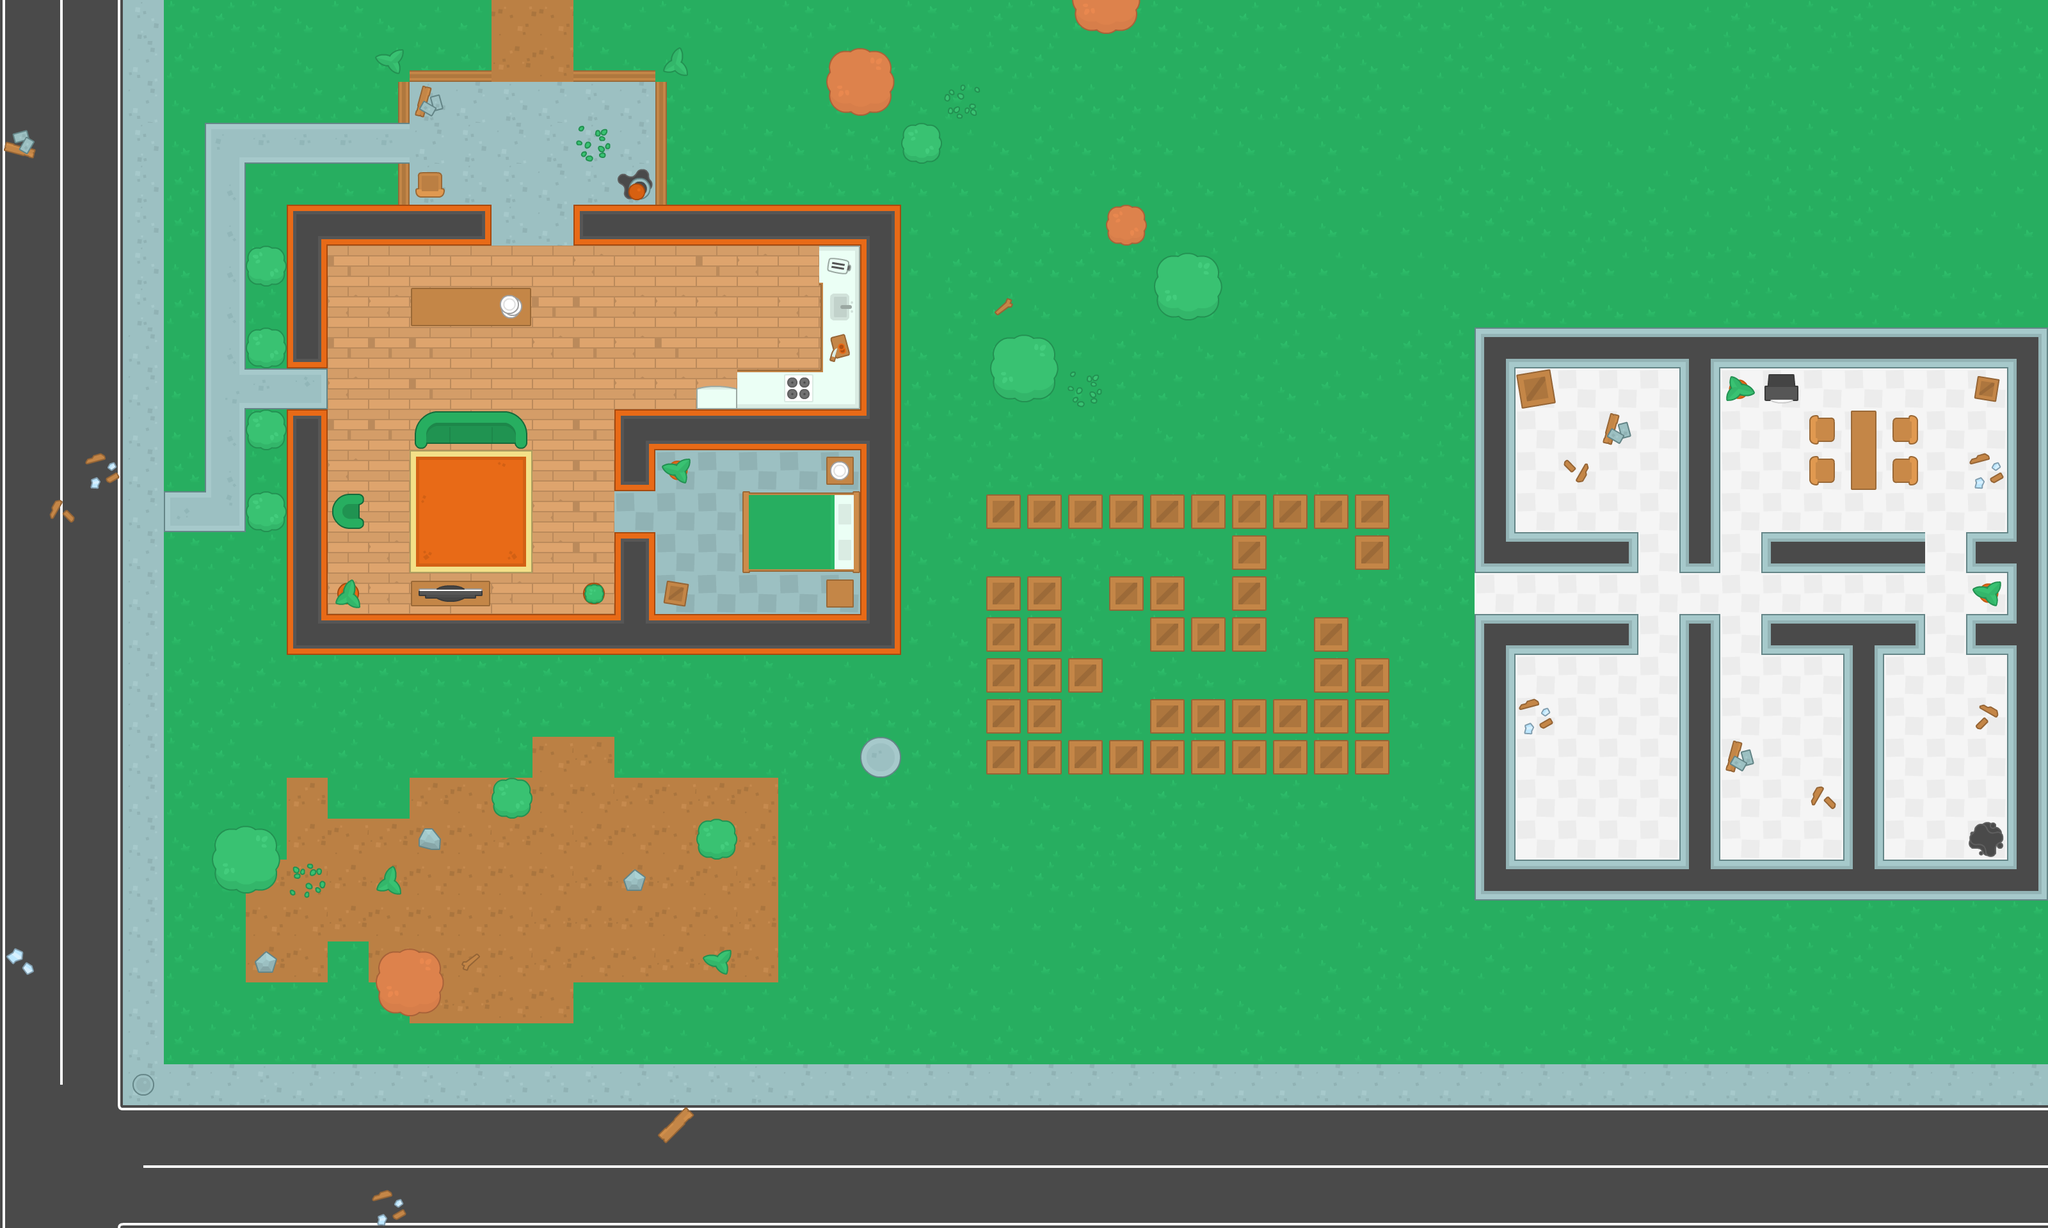

A 2D game scene composited from a Tiled map and its tileset images. What follows is a short description and the map's XML, with each tile layer's data collapsed to a summary:
An orthogonal 50x30 tile map with 64x64 px tiles, 4 tile layers (ground, walls, items, decorations) and 80 objects (59x wall, 9x breakable, 7x enemy, 2x health, player, ...).

<map version="1.4" tiledversion="1.4.3" orientation="orthogonal" renderorder="right-down" width="50" height="30" tilewidth="64" tileheight="64" infinite="0" nextlayerid="7" nextobjectid="218">
 <tileset firstgid="1" name="spritesheet_tiles" tilewidth="64" tileheight="64" spacing="10" tilecount="540" columns="27">
  <image source="../img/spritesheet_tiles.png" width="1988" height="1470" />
 </tileset>
 <layer id="1" name="ground" width="50" height="30">
  <data>[1500 cells, 1500 non-empty, 40 distinct tile ids]</data>
 </layer>
 <layer id="2" name="walls" width="50" height="30">
  <data>[1500 cells, 152 non-empty, 23 distinct tile ids]</data>
 </layer>
 <layer id="3" name="items" width="50" height="30">
  <data>[1500 cells, 76 non-empty, 41 distinct tile ids]</data>
 </layer>
 <layer id="4" name="decorations" width="50" height="30">
  <data>[1500 cells, 74 non-empty, 20 distinct tile ids]</data>
 </layer>
 <objectgroup id="5" name="Obstacles">
  <object id="1" name="player" x="336" y="208" width="32" height="32" />
  <object id="2" name="wall" x="448" y="320" width="320" height="64" />
  <object id="3" name="wall" x="448" y="960" width="960" height="64" />
  <object id="4" name="wall" x="960" y="640" width="384" height="64" />
  <object id="5" name="wall" x="1344" y="384" width="64" height="576" />
  <object id="6" name="wall" x="448" y="384" width="64" height="192" />
  <object id="7" name="wall" x="448" y="640" width="64" height="320" />
  <object id="8" name="wall" x="960" y="832" width="64" height="128" />
  <object id="9" name="wall" x="960" y="704" width="64" height="64" />
  <object id="15" name="wall" x="896" y="320" width="512" height="64" />
  <object id="21" name="wall" x="640" y="448" width="192" height="64" />
  <object id="22" name="wall" x="1168" y="768" width="176" height="128" />
  <object id="23" name="wall" x="1152" y="576" width="128" height="32" />
  <object id="24" name="wall" x="656" y="640" width="160" height="48" />
  <object id="25" name="wall" x="512" y="784" width="48" height="32" />
  <object id="26" name="wall" x="640" y="912" width="128" height="48" />
  <object id="28" name="wall" x="910" y="909" width="35" height="35" />
  <object id="29" name="wall" x="1088" y="608" width="64" height="32" />
  <object id="30" name="wall" x="1040" y="720" width="32" height="32" />
  <object id="31" name="wall" x="528" y="912" width="32" height="32" />
  <object id="34" name="wall" x="656" y="272" width="32" height="48" />
  <object id="35" name="wall" x="1024" y="912" width="48" height="48" />
  <object id="36" name="wall" x="1296" y="896" width="48" height="48" />
  <object id="37" name="wall" x="1296" y="704" width="48" height="48" />
  <object id="38" name="wall" x="1280" y="384" width="16" height="256" />
  <object id="40" name="enemy" x="784" y="208" width="32" height="32" />
  <object id="42" name="enemy" x="1072" y="816" width="32" height="32" />
  <object id="46" name="wall" x="784" y="1232" width="32" height="32" />
  <object id="47" name="wall" x="1104" y="1296" width="32" height="32" />
  <object id="48" name="wall" x="608" y="1504" width="64" height="64" />
  <object id="49" name="wall" x="352" y="1312" width="64" height="64" />
  <object id="50" name="wall" x="1312" y="96" width="64" height="64" />
  <object id="52" name="wall" x="1824" y="416" width="64" height="64" />
  <object id="53" name="wall" x="1744" y="336" width="32" height="32" />
  <object id="54" name="wall" x="1424" y="208" width="32" height="32" />
  <object id="55" name="wall" x="1680" y="-16" width="96" height="64" />
  <object id="56" name="wall" x="1568" y="544" width="64" height="64" />
  <object id="57" name="wall" x="400" y="784" width="32" height="32" />
  <object id="58" name="wall" x="400" y="656" width="32" height="32" />
  <object id="59" name="wall" x="400" y="528" width="32" height="32" />
  <object id="60" name="wall" x="400" y="400" width="32" height="32" />
  <object id="63" name="enemy" x="1184" y="464" width="32" height="32" />
  <object id="89" name="enemy" x="1744" y="608" width="32" height="32" />
  <object id="94" name="enemy" x="1872" y="576" width="32" height="32" />
  <object id="99" name="health" x="848" y="912" width="32" height="32" />
  <object id="100" name="shotgun" x="976" y="528" width="32" height="32" />
  <object id="132" name="health" x="3024" y="592" width="32" height="32" />
  <object id="143" name="enemy" x="3088" y="1248" width="32" height="32" />
  <object id="147" name="wall" x="2304" y="512" width="896" height="64" />
  <object id="149" name="wall" x="2304" y="1344" width="896" height="64" />
  <object id="150" name="wall" x="2368" y="960" width="192" height="64" />
  <object id="151" name="wall" x="2368" y="832" width="192" height="64" />
  <object id="152" name="wall" x="2752" y="960" width="256" height="64" />
  <object id="153" name="wall" x="2752" y="832" width="256" height="64" />
  <object id="154" name="wall" x="3072" y="832" width="64" height="192" />
  <object id="156" name="wall" x="2304" y="576" width="64" height="320" />
  <object id="157" name="wall" x="2304" y="960" width="64" height="384" />
  <object id="158" name="wall" x="2624" y="960" width="64" height="384" />
  <object id="159" name="wall" x="2880" y="1024" width="64" height="320" />
  <object id="160" name="wall" x="2624" y="576" width="64" height="320" />
  <object id="161" name="wall" x="3136" y="576" width="64" height="768" />
  <object id="162" name="wall" x="2896" y="640" width="32" height="128" />
  <object id="163" name="wall" x="2976" y="656" width="16" height="32" />
  <object id="164" name="wall" x="2976" y="720" width="16" height="32" />
  <object id="165" name="wall" x="2832" y="720" width="16" height="32" />
  <object id="166" name="wall" x="2832" y="656" width="16" height="32" />
  <object id="167" name="wall" x="2768" y="592" width="32" height="32" />
  <object id="177" name="wall" x="2384" y="592" width="32" height="32" />
  <object id="178" name="enemy" x="672" y="1376" width="32" height="32" />
  <object id="216" name="wall" x="1550" y="778" width="612" height="48" />
  <object id="217" x="1394" y="552" />
 </objectgroup>
 <objectgroup id="6" name="Breakables">
  <object id="114" name="breakable" gid="526" x="832" y="384" width="64" height="64">
   <properties>
    <property name="hp" type="int" value="20" />
   </properties>
  </object>
  <object id="115" name="breakable" gid="526" x="768" y="384" width="64" height="64">
   <properties>
    <property name="hp" type="int" value="20" />
   </properties>
  </object>
  <object id="168" name="breakable" gid="523" x="2560" y="896" width="64" height="64">
   <properties>
    <property name="hp" type="int" value="30" />
   </properties>
  </object>
  <object id="169" name="breakable" gid="523" x="2560" y="1024" width="64" height="64">
   <properties>
    <property name="hp" type="int" value="30" />
   </properties>
  </object>
  <object id="170" name="breakable" gid="523" x="2688" y="896" width="64" height="64">
   <properties>
    <property name="hp" type="int" value="30" />
   </properties>
  </object>
  <object id="171" name="breakable" gid="523" x="2688" y="1024" width="64" height="64">
   <properties>
    <property name="hp" type="int" value="30" />
   </properties>
  </object>
  <object id="172" name="breakable" gid="523" x="3008" y="896" width="64" height="64">
   <properties>
    <property name="hp" type="int" value="30" />
   </properties>
  </object>
  <object id="173" name="breakable" gid="523" x="3008" y="1024" width="64" height="64">
   <properties>
    <property name="hp" type="int" value="30" />
   </properties>
  </object>
  <object id="174" name="breakable" gid="496" x="2304" y="960" width="64" height="64">
   <properties>
    <property name="hp" type="int" value="30" />
   </properties>
  </object>
 </objectgroup>
</map>
